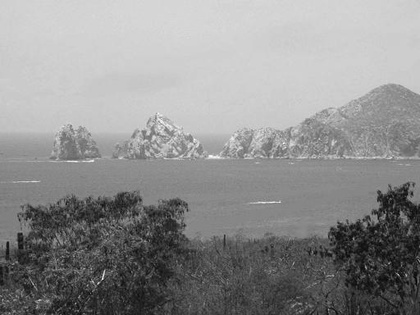
%> input picture COMPUTER_VISION/assignment2/ocean2.jpg, 420 x 315 px, shrunk from 512 x 384 before the run
$ octave task3_solution.m   (GNU Octave 9; MATLAB toolbox functions it lacks are replaced by stand-ins)
%> lines starting %> are read from the running program, lines starting %| are printed output that depends on the picture; in (x1, y1, x2, y2) boxes, pixels count from 0 and x2, y2 are one past the last pixel; in counts of white or black regions, pixels touching at a corner belong together; the program's own positions count from 1
### COMPUTER_VISION/assignment2/get_component.m
function result = get_component(binary, k)

%  result = get_component(binary)
%
% returns a boolean image where non-zero pixels represent
% the k-th largest connected component of the input image

% connected component analysis
[labels, number] = bwlabel(binary, 4);
if number < k
    result = [];
    return;
end

[rows, cols] = size(binary);

% find the largest connected component
% create an array of counters, one for each connected component.
counters = zeros(1,number);
for row = 1:rows
    for col = 1:cols
        % for each i ~= 0, we count the number of pixels equal to i in the labels
        % matrix
        % first, we create a component image, that is 1 for pixels belonging to
        % the i-th connected component, and 0 everywhere else.

        label = labels(row, col);
        if (label ~= 0)
            counters(label) = counters(label) + 1;
        end
    end
end

% find the id of the largest component
% we pass -counters as argument because we want to find max areas,
% not min areas.
[areas, ids] = sort(-counters);
result = (labels == ids(k));

### COMPUTER_VISION/assignment2/jbe38_ecker_jeremy/blur_image.m
function result = blur_image(image, sigma);

% function result = blur_image(image, sigma);
%
% blurs the input image with a symmetrc Gaussian filter of std=sigma.

blur_size = round(ceil(sigma) * 6 + 1);
blur_window = fspecial('gaussian', blur_size, sigma);
result = imfilter(image, blur_window, 'same', 'symmetric');

### COMPUTER_VISION/assignment2/remove_holes.m
function closed = remove_holes(img)

closed = imfill(padarray(img,size(img),'symmetric'),'holes');
closed = closed(size(img,1)+(1:size(img,1)),size(img,2)+(1:size(img,2)));

end

### COMPUTER_VISION/assignment2/jbe38_ecker_jeremy/canny4.m
function result = canny4(image, sigma, distance, t1, t2);

% function result = canny4(image, sigma, distance, t1, t2);


b1 = blur_image(image, sigma);

dx = [-1 0 1; -2 0 2; -1 0 1]/8;
dy = dx';  % dy is the transpose of dx

% compute dx, dy, and gradient (edited to cast to doubles - JBE38)
dxb1 = double(imfilter(b1, dx, 'same', 'symmetric'));
dyb1 = double(imfilter(b1, dy, 'same', 'symmetric'));
gradient = (dxb1 .^2 + dyb1 .^2).^0.5;

% compute edge orientations, in values ranging from 0 to 180 degrees
thetas = gradient_orientations(dxb1, dyb1);

% in the result of gradient_orientations, angles increase clockwise.
% in nonmaxsup, it is assumed that angles increase counterclockwise.
% therefore, we must convert.
thetas = 180-thetas;

% do non-maxima suppression
thinned = nonmaxsup(gradient, thetas, distance);

% for debugging
% result = thinned;

% hysteresis thresholding
result = hysthresh(thinned, t1, t2);

### COMPUTER_VISION/assignment2/gradient_orientations.m
function result = gradient_orientations(arg1, arg2);

% gradient_orientations: compute the edge orientations of an image, in
% range 0 to 180.
%
% function result = gradient_orientations(gradient_x, gradient_y);
%
%
% computes the gradient orientation at each pixel of an image, given
% the x gradient and y gradient for each pixel of the image.
%
% function result = gradient_orientations(image);
%
% computes the gradient orientation at each pixel of an image, by first
% computing the x and y gradients at each pixel of the image.
%
% function result = gradient_orientations(image, sigma);
%
% blurs the image with a Gaussian filter of std=sigma (where sigma is
% a scalar), then computes the x
% and y gradients of the blurred image, and finally computes the gradient
% orientation at each pixel.

% figure out if we need to compute gradients
compute_gradients = 0;
if (nargin == 1)
    image = arg1;
    compute_gradients = 1;
end

if ((nargin == 2) & (isscalar(arg2)))
    original_image = arg1;
    sigma = arg2;
    image = blur_image(original_image, sigma);
    compute_gradients = 1;
end

if (compute_gradients)  % if we need to compute gradients
    dx = [-1 0 1; -2 0 2; -1 0 1] / 8;
    dy = dx';

    % compute dx, dy, and gradient
    gradient_x = imfilter(image, dx, 'same', 'symmetric');
    gradient_y = imfilter(image, dy, 'same', 'symmetric');
else  % if the function arguments are gradient_x and gradient_y
    gradient_x = arg1;
    gradient_y = arg2;
end

% compute edge orientations
%thetas =  -atan2(gradient_y, gradient_x);  %incorrect, angles increase counterclockwise
thetas =  atan2(gradient_y, gradient_x);  %correct, angles increase clockwise
%thetas =  atan2(gradient_x, gradient_y);  % extremely incorrect
%thetas =  -atan2(gradient_x, gradient_y);  % rather incorrect

% convert orientations to [0 180] range.
result = thetas / pi * 180;
result(result < 0) = result(result < 0) + 180;
result(result > 180) = 180;

### COMPUTER_VISION/assignment2/jbe38_ecker_jeremy/nonmaxsup.m
% NONMAXSUP - Non-maxima suppression
%
% Usage:
%          [im,location] = nonmaxsup(inimage, orient, radius);
%
% Function for performing non-maxima suppression on an image using an
% orientation image.  It is assumed that the orientation image gives
% feature normal orientation angles in degrees (0-180).
%
% Input:
%   inimage - Image to be non-maxima suppressed.
%
%   orient  - Image containing feature normal orientation angles in degrees
%             (0-180), angles positive anti-clockwise.
%
%   radius  - Distance in pixel units to be looked at on each side of each
%             pixel when determining whether it is a local maxima or not.
%             This value cannot be less than 1.
%             (Suggested value about 1.2 - 1.5)
%
% Returns:
%   im        - Non maximally suppressed image.
%   location  - Complex valued image holding subpixel locations of edge
%               points. For any pixel the real part holds the subpixel row
%               coordinate of that edge point and the imaginary part holds
%               the column coordinate.  (If a pixel value is 0+0i then it
%               is not an edgepoint.)
%               (Note that if this function is called without 'location'
%               being specified as an output argument is not computed)
%
% Notes:
%
% The suggested radius value is 1.2 - 1.5 for the following reason. If the
% radius parameter is set to 1 there is a chance that a maxima will not be
% identified on a broad peak where adjacent pixels have the same value.  To
% overcome this one typically uses a radius value of 1.2 to 1.5.  However
% under these conditions there will be cases where two adjacent pixels will
% both be marked as maxima.  Accordingly there is a final morphological
% thinning step to correct this.
%
% This function is slow.  It uses bilinear interpolation to estimate
% intensity values at ideal, real-valued pixel locations on each side of
% pixels to determine if they are local maxima.

% Copyright (c) 1996-2005 Peter Kovesi
% School of Computer Science & Software Engineering
% The University of Western Australia
% http://www.csse.uwa.edu.au/
%
% Permission is hereby granted, free of charge, to any person obtaining a copy
% of this software and associated documentation files (the "Software"), to deal
% in the Software without restriction, subject to the following conditions:
%
% The above copyright notice and this permission notice shall be included in all
% copies or substantial portions of the Software.
%
% The Software is provided "as is", without warranty of any kind.

% December  1996 - Original version
% September 2004 - Subpixel localization added
% August    2005 - Made Octave compatible


function [im, location] = nonmaxsup(inimage, orient, radius)

if any(size(inimage) ~= size(orient))
  error('image and orientation image are of different sizes');
end

if radius < 1
  error('radius must be >= 1');
end

Octave = exist('OCTAVE_VERSION') ~= 0;  % Are we running under Octave?

[rows,cols] = size(inimage);
im = zeros(rows,cols);        % Preallocate memory for output image

if nargout == 2
    location = zeros(rows,cols);
end

iradius = ceil(radius);

% Precalculate x and y offsets relative to centre pixel for each orientation angle

angle = [0:180].*pi/180;    % Array of angles in 1 degree increments (but in radians).
xoff = radius*cos(angle);   % x and y offset of points at specified radius and angle
yoff = radius*sin(angle);   % from each reference position.

hfrac = xoff - floor(xoff); % Fractional offset of xoff relative to integer location
vfrac = yoff - floor(yoff); % Fractional offset of yoff relative to integer location

orient = fix(orient)+1;     % Orientations start at 0 degrees but arrays start
                            % with index 1.

% Now run through the image interpolating grey values on each side
% of the centre pixel to be used for the non-maximal suppression.

for row = (iradius+1):(rows - iradius)
  for col = (iradius+1):(cols - iradius)

    or = orient(row,col);   % Index into precomputed arrays
    x = col + xoff(or);     % x, y location on one side of the point in question
    y = row - yoff(or);

    fx = floor(x);          % Get integer pixel locations that surround location x,y
    cx = ceil(x);
    fy = floor(y);
    cy = ceil(y);
    tl = inimage(fy,fx);    % Value at top left integer pixel location.
    tr = inimage(fy,cx);    % top right
    bl = inimage(cy,fx);    % bottom left
    br = inimage(cy,cx);    % bottom right

    upperavg = tl + hfrac(or) * (tr - tl);  % Now use bilinear interpolation to
    loweravg = bl + hfrac(or) * (br - bl);  % estimate value at x,y
    v1 = upperavg + vfrac(or) * (loweravg - upperavg);

  if inimage(row, col) > v1 % We need to check the value on the other side...

    x = col - xoff(or);     % x, y location on the `other side' of the point in question
    y = row + yoff(or);

    fx = floor(x);
    cx = ceil(x);
    fy = floor(y);
    cy = ceil(y);
    tl = inimage(fy,fx);    % Value at top left integer pixel location.
    tr = inimage(fy,cx);    % top right
    bl = inimage(cy,fx);    % bottom left
    br = inimage(cy,cx);    % bottom right
    upperavg = tl + hfrac(or) * (tr - tl);
    loweravg = bl + hfrac(or) * (br - bl);
    v2 = upperavg + vfrac(or) * (loweravg - upperavg);

    if inimage(row,col) > v2            % This is a local maximum.
      im(row, col) = inimage(row, col); % Record value in the output
                                        % image.


      % Code for sub-pixel localization if it was requested
      if nargout == 2
         % Solve for coefficients of parabola that passes through
	 % [-1, v1]  [0, inimage] and [1, v2].
	 % v = a*r^2 + b*r + c
	 c = inimage(row,col);
	 a = (v1 + v2)/2 - c;
	 b = a + c - v1;

	 % location where maxima of fitted parabola occurs
	 r = -b/(2*a);
	 location(row,col) = complex(row + r*yoff(or), col - r*xoff(or));
      end

    end

   end
  end
end


% Finally thin the 'nonmaximally suppressed' image by pointwise
% multiplying itself with a morphological skeletonization of itself.
%
% I know it is oxymoronic to thin a nonmaximally supressed image but
% fixes the multiple adjacent peaks that can arise from using a radius
% value > 1.

if Octave
    skel = bwmorph(im>0,'thin',Inf);   % Octave bwmorph only works on binary
                                       % images and 'thin' seems to produce
                                       % better results.
else
    skel = bwmorph(im,'skel',Inf);
end
im = im.*skel;
if nargout == 2
    location = location.*skel;
end

### COMPUTER_VISION/assignment2/jbe38_ecker_jeremy/hysthresh.m
% HYSTHRESH - Hysteresis thresholding
%
% Usage: bw = hysthresh(im, T1, T2)
%
% Arguments:
%             im  - image to be thresholded (assumed to be non-negative)
%             T1  - upper threshold value
%             T2  - lower threshold value
%                   (T1 and T2 can be entered in any order, the larger of the
%                   two values is used as the upper threshold)
% Returns:
%             bw  - the thresholded image (containing values 0 or 1)
%
% Function performs hysteresis thresholding of an image.
% All pixels with values above threshold T1 are marked as edges
% All pixels that are connected to points that have been marked as edges
% and with values above threshold T2 are also marked as edges. Eight
% connectivity is used.

% Copyright (c) 1996-2005 Peter Kovesi
% School of Computer Science & Software Engineering
% The University of Western Australia
% http://www.csse.uwa.edu.au/
%
% Permission is hereby granted, free of charge, to any person obtaining a copy
% of this software and associated documentation files (the "Software"), to deal
% in the Software without restriction, subject to the following conditions:
%
% The above copyright notice and this permission notice shall be included in all
% copies or substantial portions of the Software.
%
% The Software is provided "as is", without warranty of any kind.

% December 1996  - Original version
% March    2001  - Speed improvements made (~4x)
% April    2005  - Modified to cope with MATLAB 7's uint8 behaviour
% July     2005  - Enormous simplification and great speedup by realizing
%                  that you can use bwselect to do all the work

function bw = hysthresh(im, T1, T2)

    if T1 < T2    % T1 and T2 reversed - swap values
	tmp = T1;
	T1 = T2;
	T2 = tmp;
    end

    aboveT2 = im > T2;                     % Edge points above lower
                                           % threshold.
    [aboveT1r, aboveT1c] = find(im > T1);  % Row and colum coords of points
                                           % above upper threshold.

    % Obtain all connected regions in aboveT2 that include a point that has a
    % value above T1
    bw = double(bwselect(aboveT2, aboveT1c, aboveT1r, 8));

### COMPUTER_VISION/assignment2/jbe38_ecker_jeremy/canny.m
function result = canny(image, t1);

% function result = canny(image, t1);
%
% returns canny4(image, 1, 1, t1, 2*t1)

result = canny4(image, 1.4, 1.35, t1, 2*t1);

### COMPUTER_VISION/assignment2/largest_connected.m
function result = largest_connected(binary)

%  result = largest_connected(binary)
%
% returns a boolean image where non-zero pixels represent
% the largest connected component of the input image

result = get_component(binary, 1);

### COMPUTER_VISION/assignment2/jbe38_ecker_jeremy/task3_solution.m
filename = 'ocean2.jpg';
orig = imread(filename);
%> orig is the input picture: size 315x420 uint8; min 1, max 255, mean 143
%figure(1); imshow(orig);

nh = [0,1,0; 1,1,1; 0,1,0];

% show the sky:
sky = (orig > 187);
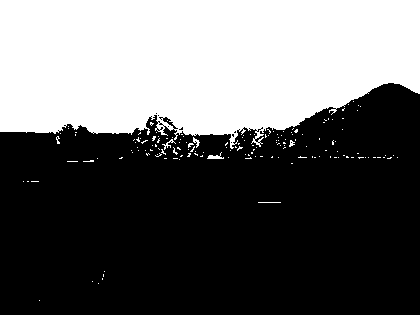
%> sky: size 315x420 logical; 39.2% white; 157 white regions (151 under 20 px), largest, box (x1, y1, x2, y2) and area: (0, 0, 420, 149) 51241, (207, 152, 224, 159) 54, (162, 139, 176, 150) 40, (193, 137, 200, 148) 33, (289, 140, 295, 147) 23, (258, 202, 281, 203) 23
sky = imerode(sky,nh);
%> sky: size 315x420 logical; 38.2% white; 31 white regions (30 under 20 px), largest, box (x1, y1, x2, y2) and area: (0, 0, 420, 135) 50361
sky = largest_connected(sky);
%> in get_component, `[labels, number] = bwlabel(binary, 4);`:
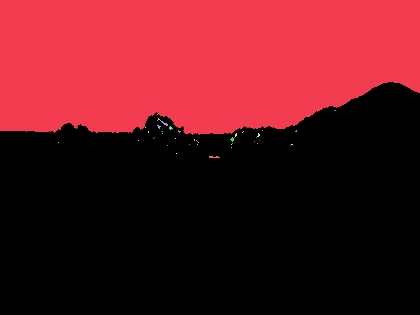
%> labels: size 315x420 double; 46 distinct labels, from 0 to 45; one colour per label, 0 black
%> in get_component, `[labels, number] = bwlabel(binary, 4);`: number = 45
%> after the loop in get_component, `for row = 1:rows`: counters = 45 values, max 50359 at index 1, min 1 at index 2, mean 1121.8
%> in get_component, `[areas, ids] = sort(-counters);`: areas = 45 values from -50359 to -1; ids = 45 values, max 45 at index 16, min 1 at index 1, mean 23
%> in get_component, `result = (labels == ids(k));`: result: size 315x420 logical; 38.1% white; 1 white region, box (x1, y1, x2, y2) and area: (0, 0, 420, 135) 50359
figure(2); imshow(sky);

% find the trees:
trees = blur_image(orig,1);
trees = (trees < 95);
%> trees: size 315x420 logical; 29.3% white; 5 white regions (4 under 20 px), largest, box (x1, y1, x2, y2) and area: (0, 183, 420, 315) 38772
trees = remove_holes(trees);
%> in remove_holes, `closed = imfill(padarray(img,size(img),'symmetric'),'holes');`: closed: size 945x1260 logical; 30.1% white; 38 white regions (36 under 20 px), largest, box (x1, y1, x2, y2) and area: (0, 498, 1260, 762) 238814, (0, 0, 1260, 132) 119389
%> in remove_holes, `closed = closed(size(img,1)+(1:size(img,1)),size(img,2)+(1:size(img,2)..`: closed: size 315x420 logical; 30.1% white; 5 white regions (4 under 20 px), largest, box (x1, y1, x2, y2) and area: (0, 183, 420, 315) 39807
trees = largest_connected(trees);
%> call 2 of get_component, with k = 1
%> in get_component (call 2), `[labels, number] = bwlabel(binary, 4);`:
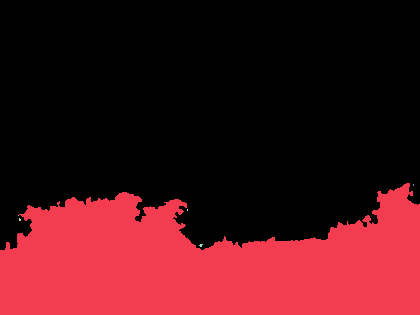
%> labels: size 315x420 double; 7 distinct labels, from 0 to 6; one colour per label, 0 black
%> in get_component (call 2), `[labels, number] = bwlabel(binary, 4);`: number = 6
%> after the loop in get_component (call 2), `for row = 1:rows`: counters = [39806 1 5 2 8 2]
%> in get_component (call 2), `[areas, ids] = sort(-counters);`: areas = [-39806 -8 -5 -2 -2 -1]; ids = [1 5 3 4 6 2]
%> in get_component (call 2), `result = (labels == ids(k));`: result: size 315x420 logical; 30.1% white; 1 white region, box (x1, y1, x2, y2) and area: (0, 183, 420, 315) 39806
%figure(3); imshow(trees);

% find preliminary water:
water = (orig > 125) & (orig < 150);
%> water: size 315x420 logical; 21.9% white; 338 white regions (324 under 20 px), largest, box (x1, y1, x2, y2) and area: (0, 84, 420, 247) 27347, (71, 134, 102, 158) 245, (164, 140, 190, 158) 116
water = imopen(water,nh);
%> water: size 315x420 logical; 19.4% white; 88 white regions (64 under 20 px), largest, box (x1, y1, x2, y2) and area: (0, 148, 420, 242) 22244, (363, 84, 420, 156) 1752, (325, 126, 349, 145) 211
water = largest_connected(water);
%> in get_component (call 3), `[labels, number] = bwlabel(binary, 4);`: labels: size 315x420 double; 103 distinct labels, from 0 to 102
%> in get_component (call 3), `result = (labels == ids(k));`: result: size 315x420 logical; 16.8% white; 1 white region, box (x1, y1, x2, y2) and area: (0, 148, 420, 242) 22180
water = remove_holes(water);
%> in remove_holes (call 2), `closed = imfill(padarray(img,size(img),'symmetric'),'holes');`: closed: size 945x1260 logical; 17.2% white; 3 white regions, box (x1, y1, x2, y2) and area: (0, 73, 1260, 167) 68455, (0, 463, 1260, 557) 68455, (0, 703, 1260, 797) 68455
%> in remove_holes (call 2), `closed = closed(size(img,1)+(1:size(img,1)),size(img,2)+(1:size(img,2)..`: closed: size 315x420 logical; 17.3% white; 1 white region, box (x1, y1, x2, y2) and area: (0, 148, 420, 242) 22856
%figure(4); imshow(water);

% find the rocks:
rocks = canny(orig,0.5) & ~trees & ~sky & ~water;
%> after the loop in nonmaxsup, `for row = (iradius+1):(rows - iradius)`:
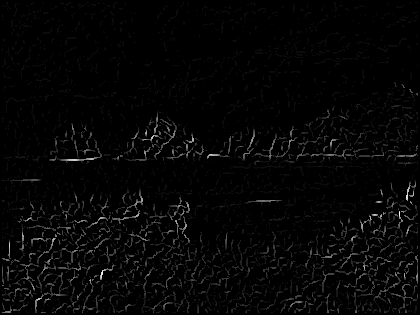
%> im: size 315x420 double; min 0, max 22.36, mean 0.5; drawn with min black and max white
%> after the loop in nonmaxsup, `for row = (iradius+1):(rows - iradius)`: v2 = 0.975
%> in nonmaxsup, `skel = bwmorph(im>0,'thin',Inf);`: skel: size 315x420 logical; 10% white in thin lines or dots
%> in hysthresh, `[aboveT1r, aboveT1c] = find(im > T1);`: aboveT1r = 7819 values from 3 to 313; aboveT1c = 7819 values from 3 to 418
%> in hysthresh, `bw = double(bwselect(aboveT2, aboveT1c, aboveT1r, 8));`: bw: size 315x420 double; values 0 (black) and 1 (white), 7.1% white in thin lines or dots
%> rocks: size 315x420 logical; 1.7% white in thin lines or dots, all inside (x1, y1, x2, y2) = (2, 83, 418, 250)
for i = 1:4
    rocks = imdilate(rocks,nh);
end
%> rocks: size 315x420 logical; 14.4% white; 19 white regions, largest, box (x1, y1, x2, y2) and area: (28, 79, 420, 167) 14932, (10, 197, 69, 237) 678, (172, 194, 193, 242) 533
rocks = blur_image(remove_holes(largest_connected(rocks)),1);
%> call 4 of get_component, with k = 1
%> in get_component (call 4), `[labels, number] = bwlabel(binary, 4);`:
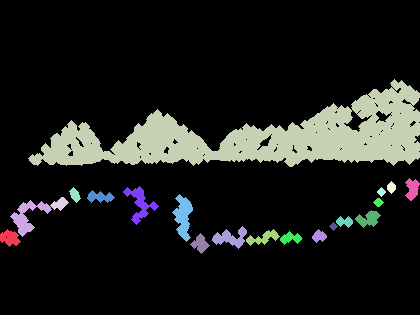
%> labels: size 315x420 double; 21 distinct labels, from 0 to 20; one colour per label, 0 black
%> in get_component (call 4), `[labels, number] = bwlabel(binary, 4);`: number = 20
%> after the loop in get_component (call 4), `for row = 1:rows`: counters = 20 values, max 14932 at index 3, min 41 at index 14, mean 954
%> in get_component (call 4), `[areas, ids] = sort(-counters);`: areas = 20 values from -14932 to -41; ids = 20 values, max 20 at index 9, min 1 at index 8, mean 10.5
%> in get_component (call 4), `result = (labels == ids(k));`: result: size 315x420 logical; 11.3% white; 1 white region, box (x1, y1, x2, y2) and area: (28, 79, 420, 167) 14932
%> in remove_holes (call 3), `closed = imfill(padarray(img,size(img),'symmetric'),'holes');`: closed: size 945x1260 logical; 11.8% white; 6 white regions, box (x1, y1, x2, y2) and area: (448, 148, 1232, 236) 31312, (448, 394, 1232, 482) 31312, (448, 778, 1232, 866) 31312, (0, 148, 392, 236) 15575, (0, 394, 392, 482) 15575, (0, 778, 392, 866) 15575
%> in remove_holes (call 3), `closed = closed(size(img,1)+(1:size(img,1)),size(img,2)+(1:size(img,2)..`: closed: size 315x420 logical; 11.8% white; 1 white region, box (x1, y1, x2, y2) and area: (28, 79, 420, 167) 15656
%> in blur_image (call 3), `result = imfilter(image, blur_window, 'same', 'symmetric');`: result: size 315x420 logical; 11.8% white; 1 white region, box (x1, y1, x2, y2) and area: (29, 80, 420, 167) 15629
for i = 1:5
    rocks = imerode(rocks,nh);
end
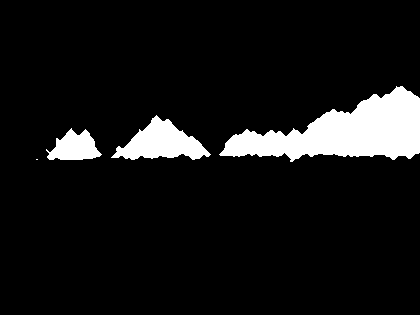
%> rocks: size 315x420 logical; 8.5% white; 4 white regions (1 under 20 px), largest, box (x1, y1, x2, y2) and area: (219, 86, 420, 162) 7890, (111, 115, 211, 160) 2292, (46, 128, 102, 160) 1108
%figure(5); imshow(rocks);

% show the final water:
water = ~trees & ~rocks & ~sky;
%> water: size 315x420 logical; 23.3% white; 3 white regions (1 under 20 px), largest, box (x1, y1, x2, y2) and area: (0, 82, 420, 250) 30700, (141, 112, 184, 131) 142
for i = 1:3
    water = imerode(water,nh);
end
water = largest_connected(water);
%> call 5 of get_component, with k = 1
%> in get_component (call 5), `[labels, number] = bwlabel(binary, 4);`:
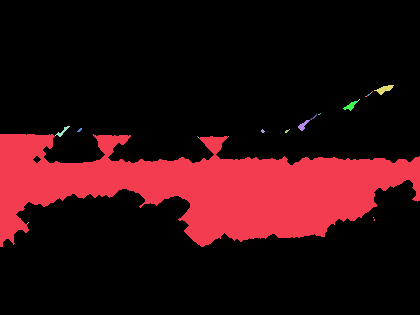
%> labels: size 315x420 double; 28 distinct labels, from 0 to 27; one colour per label, 0 black
%> in get_component (call 5), `[labels, number] = bwlabel(binary, 4);`: number = 27
%> after the loop in get_component (call 5), `for row = 1:rows`: counters = 27 values, max 25198 at index 1, min 1 at index 2, mean 945
%> in get_component (call 5), `[areas, ids] = sort(-counters);`: areas = 27 values from -25198 to -1; ids = 27 values, max 27 at index 13, min 1 at index 1, mean 14
figure(6); imshow(water);
